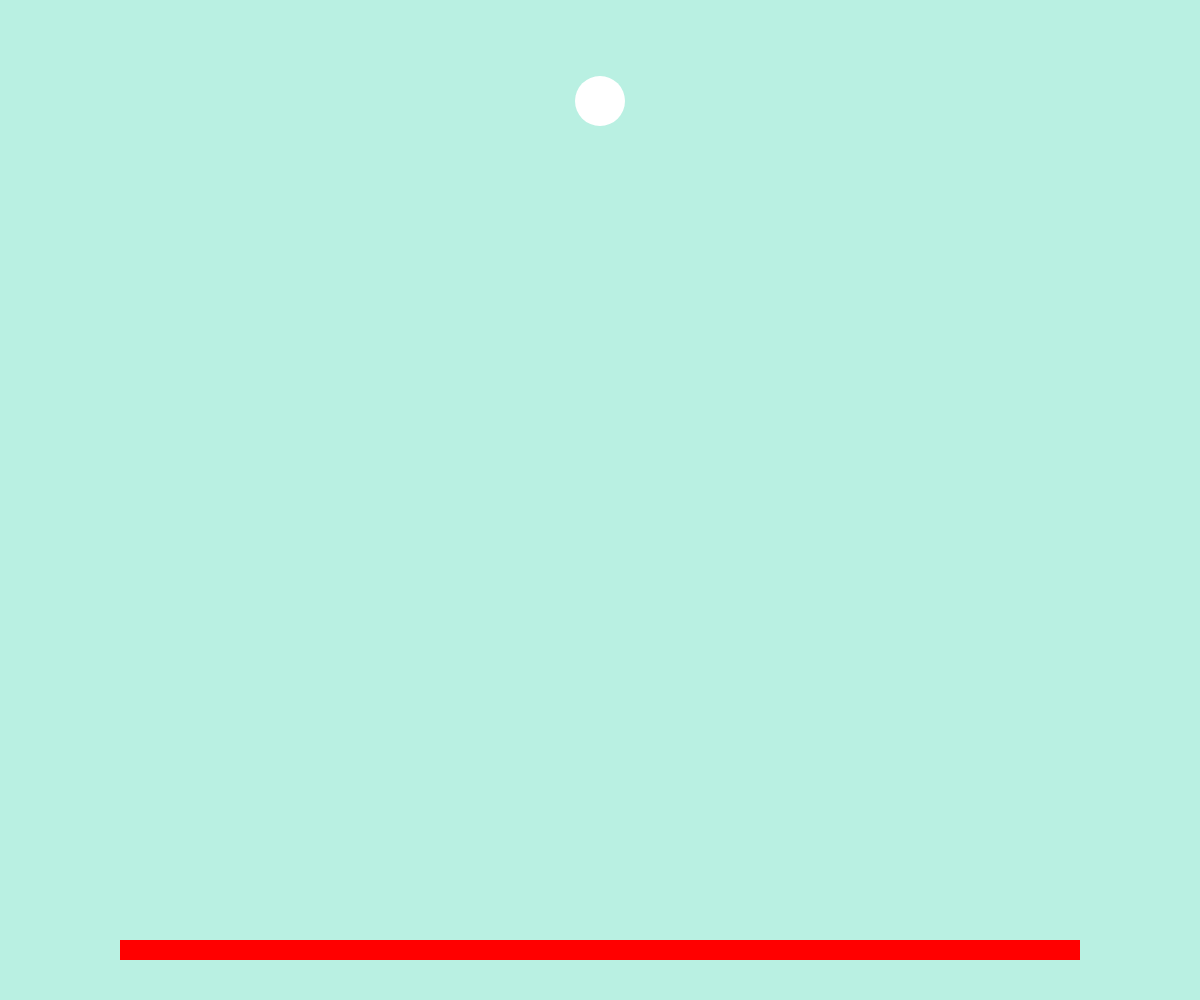
Frame 1 (no input)
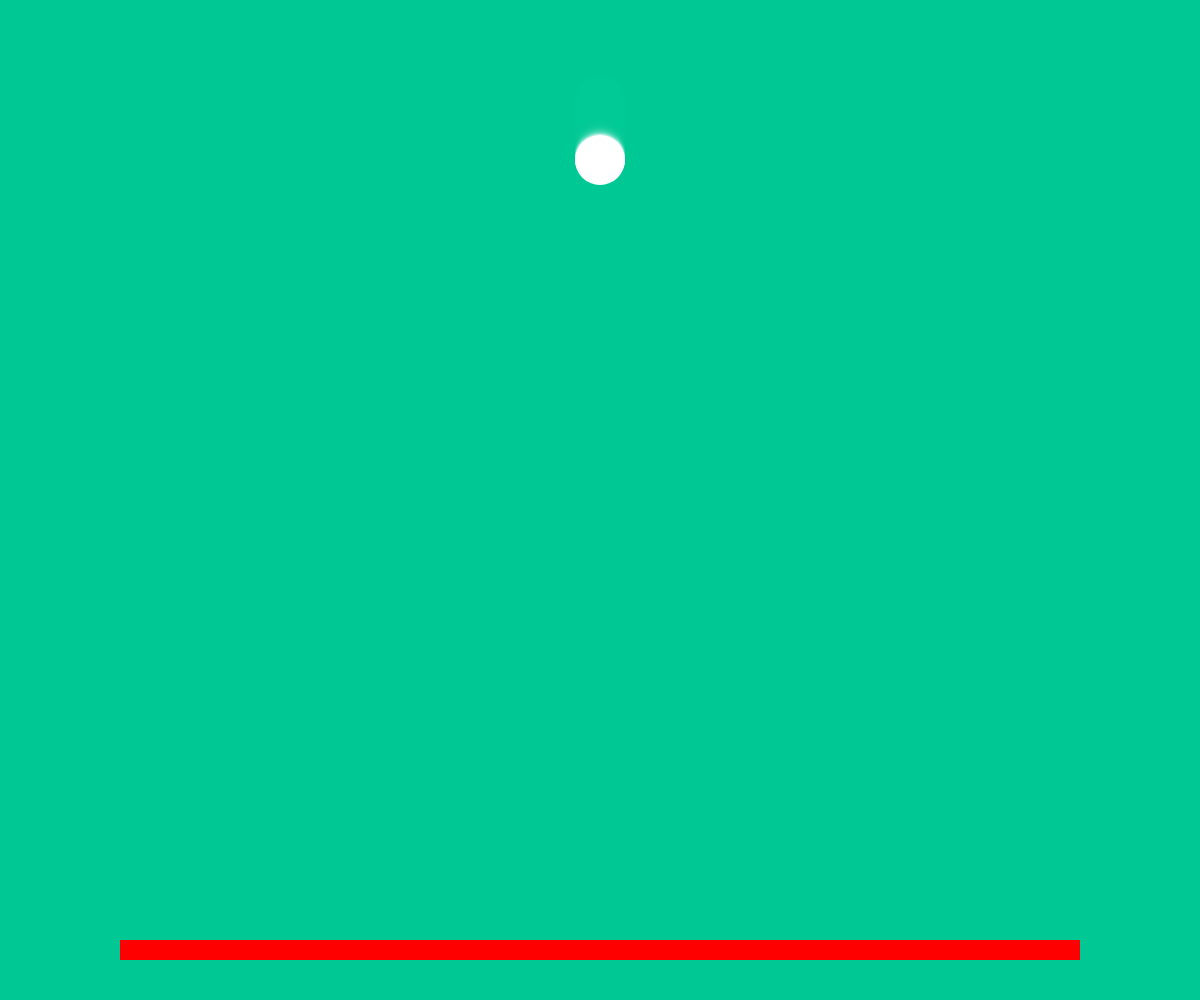
Frame 60 (no input)
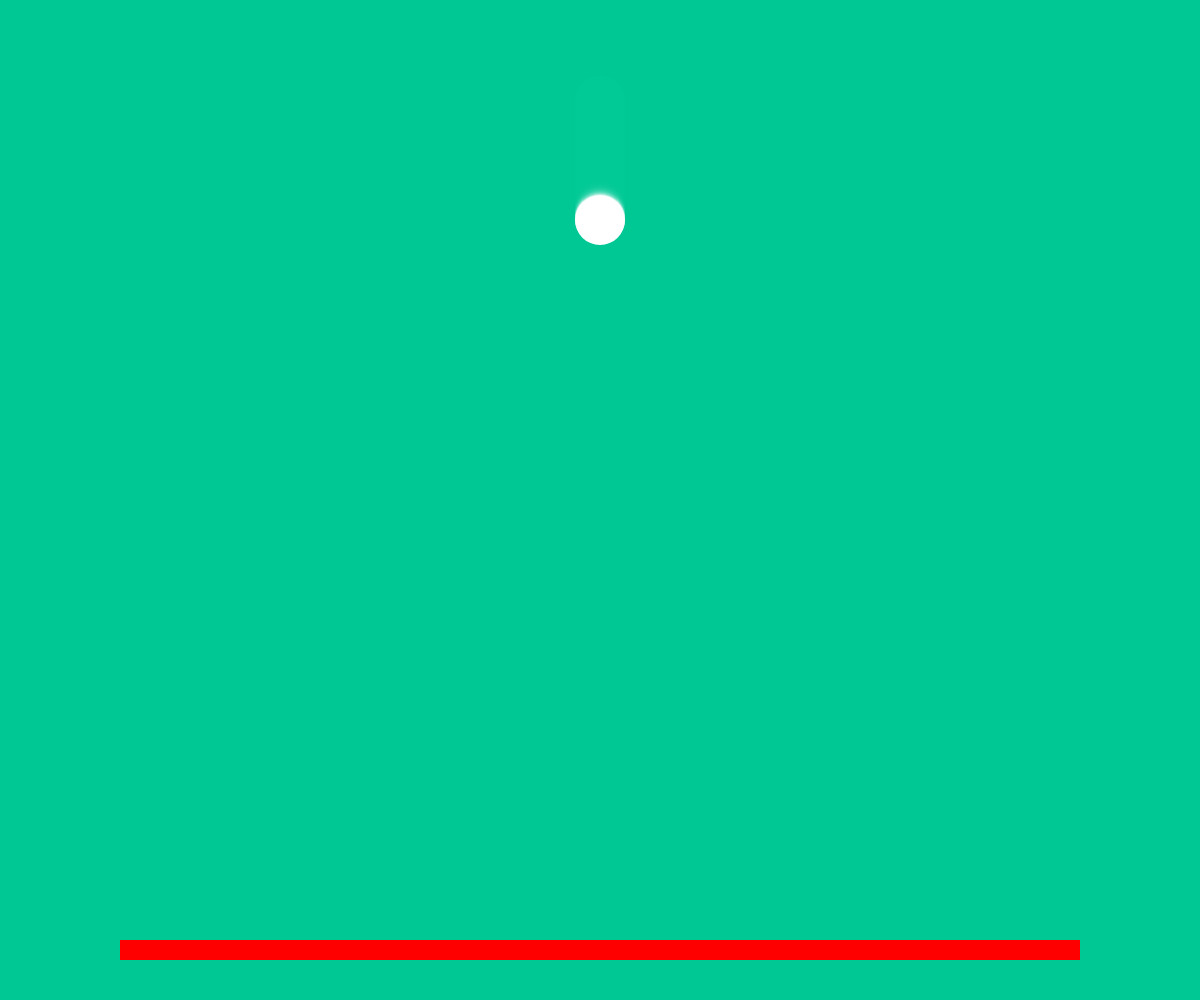
Frame 120 (the mouse pressed at the canvas centre since frame 60)

The p5.js sketch that drew these frames (run headless with seeded random() and noise() and a simulated clock; from frame 60 on, the mouse is pressed at the canvas centre):

// p5.js sketch
// ── sketch.js
let posX, posY, diam, rad;
let esp = 34;
let margen = 50;
let piso;
let velY = 1;


function setup() {
createCanvas(windowWidth, windowHeight);
posX = windowWidth / 2;
posY = 100;
rectMode(CENTER);
esp = 34;
piso = windowHeight - margen - esp / 2;
diam = 50;
rad = diam / 2;
}


function draw() {
background(0, 200, 150, 70);
noStroke();


posY += velY;


if (posY > piso - rad) {
velY += -1;
}
fill(255);
circle(posX, posY, 50);


fill(255, 0, 0);
rect(windowWidth *0.5, windowHeight - margen, windowWidth * 0.8, 20);
}
